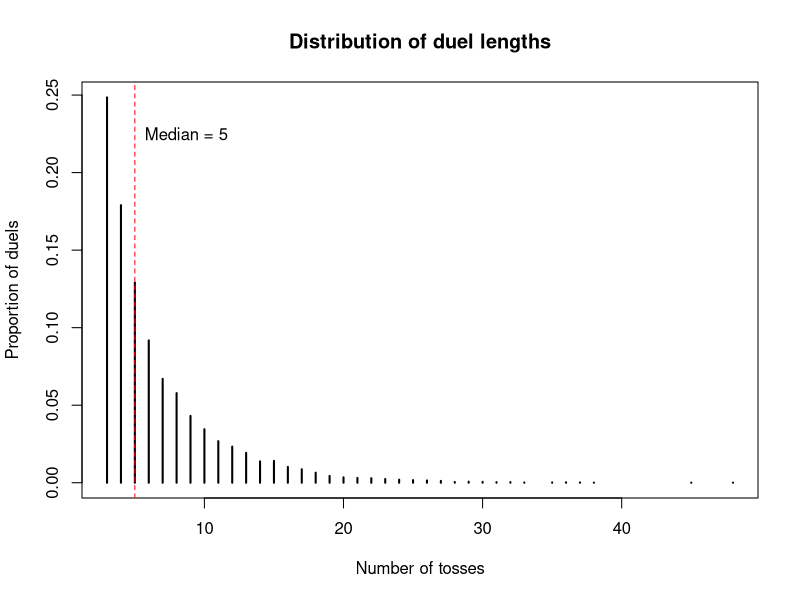
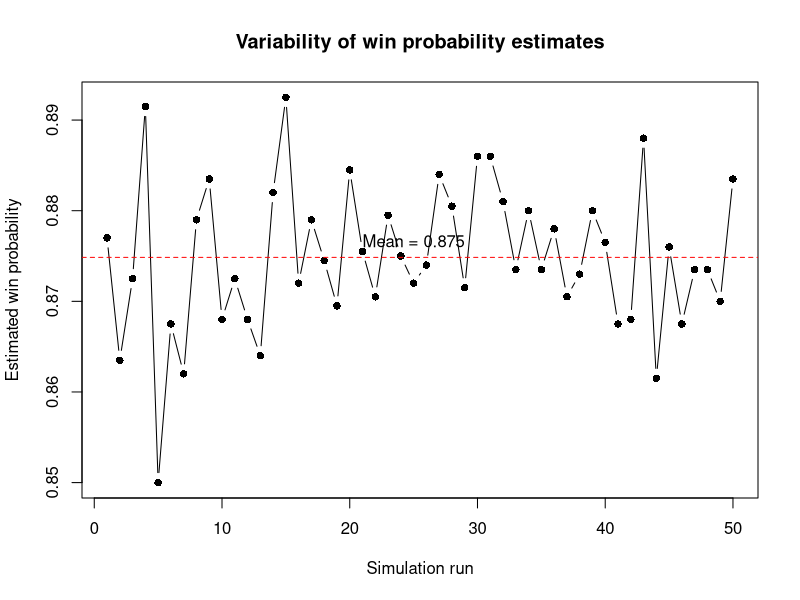

These figures' R source, in order:
# Aishah ALmubarak   S2957708
# Yizhen Ge          S3027690
# Ziyi Wang          S2945970

# Purpose of this code:
#  With this code we want to simulate throwing a coin with probability p.
#  Two players each pick a pattern of k outcomes and the coin is tossed,
#  the player with the first patter to appear wins.


# Q1
# function returns position at which pattern a first appears in toss stream x,
# returns the last position of the first matching k-window, or NA if we have no match.
firsthit <- function(x,a){
  k <- length(a)
  n <- length(x)
  if (n < k)
   return(NA)
  
  for (start in 1:(n-k+1)){
  if (all(x[start:(start+k-1)]==a)) {
   endplace= start+k-1
   return(endplace)
   }
  }
  return(NA)
}

# Shared function for duel and pwin.
# Runs nreps duels between patterns a and b at once, each row of X is a duel.
# Tosses are added in blocks of 20, only to rows where neither pattern has appeared yet.
# Returns a matrix with 2 columns winner (1 = a, 0 = b) and tosses for the position of the win.

sim_duels <- function(a, b, p, nreps) {
  k      <- length(a)
  block  <- 20
  winner <- rep(NA, nreps)
  tosses <- rep(NA, nreps)
  X      <- matrix(0, nreps, 0)                  

  while (any(is.na(winner))) {                   
    # new block: random tosses for unfinished duels, zeros for finished ones
    undecided <- is.na(winner)
    new <- matrix(0, nreps, block)
    new[undecided, ] <- rbinom(sum(undecided) * block, 1, p)
    X <- cbind(X, new)

    # check only windows ending in the new block
    for (m in max(k, ncol(X) - block + 1):ncol(X)) {
      hitA <- is.na(winner)
      hitB <- is.na(winner)
      for (j in 1:k) {
        hitA <- hitA & X[, m - k + j] == a[j]
        hitB <- hitB & X[, m - k + j] == b[j]
      }
      winner[hitA] <- 1; tosses[hitA] <- m
      winner[hitB] <- 0; tosses[hitB] <- m
    }
  }
  cbind(winner = winner, tosses = tosses)
}

#Q2
# simulates one duel between patterns a and b on a shared coin stream.
# Uses sim_duels with one stream of tosses.
# Returns c(winner, tosses): winner 1 for a 0 if b, and the number of tosses the duel took.

duel <- function(a, b, p = 0.5) {
  results <- sim_duels(a, b, p, nreps = 1)   # table with one row
  one_duel <- results[1, ]                   # take that row
  return(one_duel)
}

#Q3
# returns the estimated probability that pattern a appears before b
# the proportion of nreps duels won by a.

pwin <- function(a, b, p = 0.5, nreps = 10000) {
  results <- sim_duels(a, b, p, nreps)       # table: one row per duel
  wins    <- results[, "winner"]             # winner column: 1s and 0s
  return(mean(wins))                         # proportion of 1s
}

#Q4 writing function ewait(a,p=0.5)

ewait <- function(a,p=0.5){
  k <- length(a)
  expected_wait <- 0
  for (j in 1:k) {
    if( all(a[1:j]==a[(k-j+1):k]))
    {
      h_j <- sum(a[1:j])
      prob <- p^h_j*(1-p)^(j-h_j)
      expected_wait <- 1/prob + expected_wait
    }
  }
  return(expected_wait)
}

# Monte Carlo estimation


mc_ewait <- function(a,p=0.5,nreps=10000){
  
  waits <- replicate(nreps,{
    x <- integer(0)
    hit<- NA_integer_
    
    while(is.na(hit)){
      x <- c(x, rbinom(10, size = 1, prob=p))
      hit <- firsthit(x,a)
    }
    hit
  })
  return(mean(waits))
}

# Test different patterns, including a biased coin (p = 0.7).

cat("Pattern 11, p = 0.5:\n")
cat("Exact:", ewait(c(1,1), p=0.5),
    "Monte Carlo:", mc_ewait(c(1,1), p=0.5), "\n")

cat("Pattern 10, p = 0.7:\n")
cat("Exact:", ewait(c(1,0), p=0.7),
    "Monte Carlo:", mc_ewait(c(1,0), p=0.7), "\n")

cat("Pattern 101, p = 0.7:\n")
cat("Exact:", ewait(c(1,0,1), p=0.7),
    "Monte Carlo:", mc_ewait(c(1,0,1), p=0.7), "\n")

#Q5 writing function pmat(k,p=0.5,nrep=10000)
pmat <- function(k, p = 0.5, nreps = 10000){
  n_patterns <- 2^k
  # Generate all binary patterns
  # Patterns are ordered by increasing binary value (000, 001, ..., 111).
  # Rows and columns of M follow this ordering.
  patterns <- matrix(0, nrow = n_patterns, ncol = k)
  
  for (i in 0:(n_patterns-1)) {
    for (j in 1:k) {
      patterns[i+1, j] <- (i %/% 2^(k-j)) %% 2
    }
  }
  #create win probability matrix
  M <- matrix(NA_real_, nrow = n_patterns, ncol = n_patterns)
  #Calculate pairwise win probabilities
  for (i in 1:n_patterns){
    for (j in 1:n_patterns){
      if (i!=j){
        a<-patterns[i,]
        b<-patterns[j,]
        
        M[i, j] <- pwin(a, b, p, nreps)
      }
    }
  }
  
  return(M)
}

#Q5(a): Best reply for each pattern
cat("Q5(a):Pattern index  Best reply index  Win probability\n")
M <- pmat(k = 3, p = 0.5, nreps = 10000)
for (j in 1:ncol(M)){
  best_index <- which.max(M[,j])
  best_prob  <- max(M[,j], na.rm = TRUE)
  
  cat(j, best_index, round(best_prob, 4), "\n")
}


#Q5(b) find the evenly matched pairs
#find win probabilities within 0.02 of 0.5.
cat("Q5(b): Evenly matched pairs\n")
pairs <- which(abs(M - 0.5) < 0.02 & upper.tri(M), arr.ind = TRUE)

for (i in 1:nrow(pairs)) {
  a <- pairs[i, 1]
  b <- pairs[i, 2]
  
  cat(a, b, round(M[a, b], 4), "\n")
}

#find an explicit nontransitive cycle
#use 0.55 as a threshold for identifying clear wins.
wins <- M > 0.55
#no 3-pattern cycle was found, so we check for a 4-pattern cycle.
for (i in 1:nrow(M)) {
  for (j in 1:nrow(M)) {
    for (h in 1:nrow(M)) {
      for (l in 1:nrow(M)) {
        
        if (length(unique(c(i, j, h, l))) == 4) {
          if (wins[i,j] && wins[j,h] &&
              wins[h,l] && wins[l,i]) {
            
            cat(i, "->", j, "->", h, "->", l, "->", i, "\n")
            
          }
        }
        
      }
    }
  }
}
#result:2 -> 4 -> 7 -> 5 -> 2 
#       4 -> 7 -> 5 -> 2 -> 4 
#       5 -> 2 -> 4 -> 7 -> 5 
#       7 -> 5 -> 2 -> 4 -> 7 
M[2,4]
M[4,7]
M[7,5]
M[5,2]

#Q5(c) Find two patterns with the same expected waiting time where one clearly beats the other
cat("Q5(c): Expected waiting times\n")
patterns <- matrix(0, nrow = 8, ncol = 3)

for (i in 0:7) {
  for (j in 1:3) {
    patterns[i+1, j] <- (i %/% 2^(3-j)) %% 2
  }
} 
for (i in 1:8) {
  cat(i, ewait(patterns[i, ], p = 0.5), "\n")
}
#result:1 14 ;2 8 ;3 10 ;4 8 ;5 8 ;6 10 ;7 8 ;8 14 
#chose M[5, 2]
#result:0.775 which is clearly above 0.5
#Both patterns compete on the same sequence of tosses, so their
#occurrences are dependent rather than independent.



#Q6
#show the distribution of duel lengths and the variability of win probability estimates.

#compare patterns 100 and 001, which have the same expected waiting time.
#simulate 10000 duels and record how many tosses each duel takes.
results <- sim_duels(c(1,0,0), c(0,0,1), 0.5, 10000)
duel_times <- results[, "tosses"]

#plot the distribution of duel lengths and mark the median.
freq <- table(duel_times)
prob <- as.numeric(freq) / sum(freq)
times <- as.numeric(names(freq))
med <- median(duel_times)

plot(times, prob, type = "h", lwd = 2,
   xlab = "Number of tosses", ylab = "Proportion of duels",
   main = "Distribution of duel lengths")
abline(v = med, col = "red", lty = 2)
text(med, max(prob) * 0.9, paste("Median =", med), pos = 4)

cat("Q6: Duel lengths\n")
cat("Mean:", mean(duel_times), "Median:", med, "\n")
#according to the graph
#the distribution is right-skewed, with most duels ending after a few tosses.
#the median is 5, while the mean is about 6.58 due to some longer duels.


#repeat pwin 50 times and see how the estimated win probability changes.
#use the best reply to 111 found in Q5(a)
best <- which.max(M[, 8])
a <- patterns[best, ]
b <- c(1,1,1)

estimates <- replicate(50, pwin(a, b, p = 0.5, nreps = 2000))
ref <- mean(estimates)

#plot the estimates and their mean as a reference.
plot(estimates, type = "b", pch = 16,
     xlab = "Simulation run", ylab = "Estimated win probability",
     main = "Variability of win probability estimates")
abline(h = ref, col = "red", lty = 2)
text(25, ref, paste("Mean =", round(ref, 3)), pos = 3)

cat("Q6: Win probability estimates\n")
cat("Best reply to 111:", paste(a, collapse = ""), "\n")
cat("Mean:", round(ref, 4), "\n")
cat("SD:", round(sd(estimates), 4), "\n")
cat("Range:", round(range(estimates), 4), "\n")
#the best reply to 111 is 011
#the 50 estimates are centred around 0.874, with a standard deviation of 0.0082.
#the small variation suggests that the estimated win probability is fairly stable.




# Q7
#investigate how coin bias changes the best replies and non-transitive cycles

for (p in c(0.25, 0.7)) {
  M_bias <- pmat(k = 3, p = p, nreps = 10000)
  
  cat("\nQ7: p =", p, "\n")
  cat("Pattern  Best reply  Win probability\n")
  
#find the pattern with the highest probability of beating each opponent
for (j in 1:8) {
  best <- which.max(M_bias[, j])
  cat(paste(patterns[j, ], collapse = ""),
      paste(patterns[best, ], collapse = ""),
      round(M_bias[best, j], 4), "\n")
}
  
#search for a cycle where every pattern beats the next with probability above 0.55
wins <- M_bias > 0.55
wins[is.na(wins)] <- FALSE
found <- FALSE
  
#check three-pattern cycles first
for (i in 1:8) {
  for (j in 1:8) {
  for (h in 1:8) {
    if (!found && length(unique(c(i,j,h))) == 3 && wins[i,j] && wins[j,h] && wins[h,i]) {
      cycle <- c(i,j,h,i)
      found <- TRUE
  }
  }
  }
}
  
#if no three-pattern cycle is found, check four-pattern cycles
if (!found) {
  for (i in 1:8) {
  for (j in 1:8) {
  for (h in 1:8) {
  for (l in 1:8) {
    if (!found && length(unique(c(i,j,h,l))) == 4 && wins[i,j] && wins[j,h] &&  wins[h,l] && wins[l,i]) {
     cycle <- c(i,j,h,l,i)
     found <- TRUE
  }
  }
  }
  }
  }
}
  
#print the first cycle found and the probability of each win
if (found) {
  cat("Non-transitive cycle:\n")
  cat(paste(cycle, collapse = " -> "), "\n")
    
for (j in 1:(length(cycle)-1)) {
  cat(paste(patterns[cycle[j], ], collapse = ""),"beats",
      paste(patterns[cycle[j+1], ], collapse = ""),"with probability",
      round(M_bias[cycle[j], cycle[j+1]], 4), "\n")
  }
  } else {
    cat("No cycle of length 3 or 4 found above 0.55.\n")
  }
}
#we can see that coin bias changes the best replies and their win probabilities.
#at p=0.25 and p=0.7, three-pattern non-transitive cycles were found.
#the patterns in these cycles differ, showing that non-transitivity remains under coin bias.

#summary
#patterns with the same expected waiting time can have very different win probabilities.
#the patterns compete on the same coin stream, so their first-hit times are dependent.
#therefore, ranking patterns by their isolated waiting times can be misleading.
